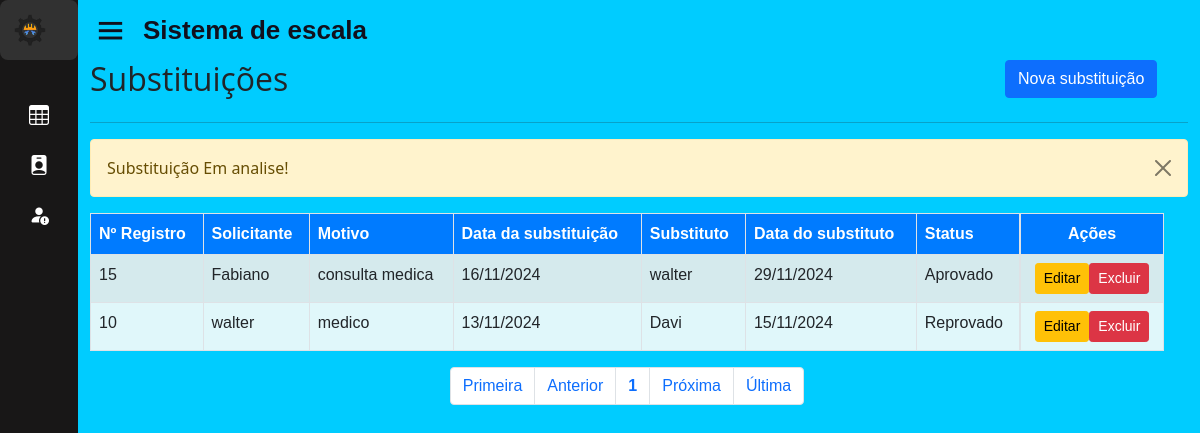
/home.php?page=lista_sub&msg=6 (signed in), run on an earlier commit of the app's database.
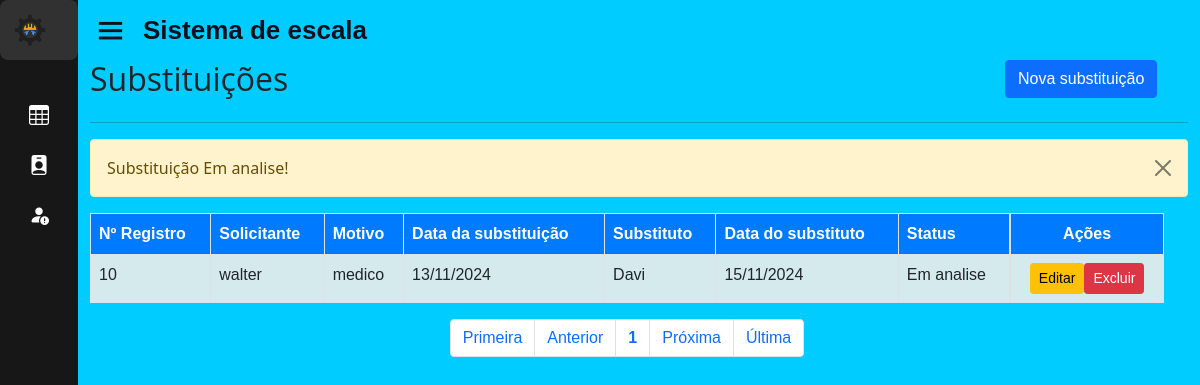
And on a later commit of the database.
### tables this page shows
CREATE TABLE IF NOT EXISTS `substituicao` (
  `id` int(11) NOT NULL AUTO_INCREMENT,
  `solicitante` varchar(50) NOT NULL DEFAULT '',
  `motivo` varchar(50) NOT NULL,
  `data_solic` date NOT NULL,
  `substituto` varchar(50) NOT NULL DEFAULT '',
  `data_subs` date DEFAULT NULL,
  `ativo_sub` enum('Em analise','Aprovado','Reprovado') NOT NULL,
  `data_aprovacao` datetime DEFAULT NULL,
  `id_esc` int(11) DEFAULT NULL,
  PRIMARY KEY (`id`),
  KEY `id_esc` (`id_esc`),
  CONSTRAINT `substituicao_ibfk_3` FOREIGN KEY (`id_esc`) REFERENCES `escala` (`id_esc`) ON DELETE CASCADE ON UPDATE CASCADE
);

### sis/substituicao/lista_sub.php (the view, shortened to what the changed rows need)
<div id="main" class="container-fluid">
	<div id="top" class="row">
		<div class="col-md-10">
			<h2>Substituições</h2>
		</div>
	</div>
		<div id="list" class="row">
			<div class="table-responsive col-md-12">
				<?php
					$data = mysqli_query($con, "select * from substituicao order by id desc;") or die(mysqli_error($con));
					if (isset($_SESSION['UsuarioNivel']) && $_SESSION['UsuarioNivel'] == 1) {
						echo "<table class='table table-striped table-bordered' style='background-color: #e0f7fa;' cellspacing='0' cellpadding='0'>";
						echo "<thead style='background-color: #007bff; color: white;'>";
						echo "<tr>";
						echo "<td><strong>Nº Registro</strong></td>";
						echo "<td><strong>Solicitante</strong></td>";
						echo "<td><strong>Motivo</strong></td>";
						echo "<td><strong>Data da substituição</strong></td>";
						echo "<td><strong>Substituto</strong></td>";
						echo "<td><strong>Data do substituto</strong></td>";
						echo "<td><strong>Status</strong></td>";
						echo "<td class='actions d-flex justify-content-center'><strong>Ações</strong></td>";
						echo "</tr></thead><tbody>";
						while ($info = mysqli_fetch_array($data)) {
							echo "<tr>";
							echo "<td>".$info['id']."</td>";
							echo "<td>".$info['solicitante']."</td>";
							echo "<td>".$info['motivo']."</td>";
							echo "<td class='d-none d-md-table-cell'>".(!empty($info['data_solic']) ? date('d/m/Y', strtotime($info['data_solic'])) : '')."</td>";
							echo "<td>".$info['substituto']."</td>";
							echo "<td class='d-none d-md-table-cell'>".(!empty($info['data_subs']) ? date('d/m/Y', strtotime($info['data_subs'])) : '')."</td>";
							echo "<td>".$info['ativo_sub']."</td>";
							echo "<td class='actions btn-group-sm d-flex justify-content-center'>";
							echo "<a class='btn btn-warning btn-xs' href=?page=fedita_sub&id=".$info['id']."> Editar </a>";
							echo "<a href=?page=excluir_sub&id=".$info['id']." class='btn btn-danger btn-xs '> Excluir </a></td>";
							echo "</tr>";
						}
						echo "</tbody></table>";
					} else if (isset($_SESSION['UsuarioNivel']) && $_SESSION['UsuarioNivel'] == 2) {
						echo "<table class='table table-striped table-bordered' style='background-color: #e0f7fa;' cellspacing='0' cellpadding='0'>";
						echo "<thead style='background-color: #007bff; color: white;'>";
						echo "<tr>";
						echo "<td><strong>Nº Registro</strong></td>";
						echo "<td><strong>Solicitante</strong></td>";
						echo "<td><strong>Motivo</strong></td>";
						echo "<td><strong>Status</strong></td>";
						echo "<td class='actions d-flex justify-content-center'><strong>Ações</strong></td>";
						echo "</tr></thead><tbody>";
						while ($info = mysqli_fetch_array($data)) {
							echo "<tr>";
							echo "<td>".$info['id']."</td>";
							echo "<td>".$info['solicitante']."</td>";
							echo "<td>".$info['motivo']."</td>";
							echo "<td>".$info['ativo_sub']."</td>";
							echo "<td class='actions btn-group-sm d-flex justify-content-center'>";
							echo "<a class='btn btn-info btn-xs' href=?page=view_sub&id=".$info['id']."> Visualizar </a>";
							if ($info['ativo_sub'] == 'Em analise') {
								echo "<a class='btn btn-success btn-xs' href=?page=aprovar_sub&id=".$info['id'].">&nbsp;&nbsp;&nbsp;Aprovar&nbsp;&nbsp;</a>";
								echo "<a class='btn btn-danger btn-xs' href=?page=reprovar_sub&id=".$info['id']."> Reprovar </a>";
							} else if ($info['ativo_sub'] == 'Aprovado') {
								echo "<a class='btn btn-danger btn-xs' href=?page=reprovar_sub&id=".$info['id'].">&nbsp;&nbsp;&nbsp;Reprovar&nbsp;&nbsp;</a>";
								echo "<a class='btn btn-warning btn-xs' href=?page=analise_sub&id=".$info['id']."> Em Analise </a>";
							} else {
								echo "<a class='btn btn-success btn-xs' href=?page=aprovar_sub&id=".$info['id'].">&nbsp;&nbsp;&nbsp;Aprovar&nbsp;&nbsp;</a>";
								echo "<a class='btn btn-warning btn-xs' href=?page=analise_sub&id=".$info['id']."> Em Analise </a>";
							}
							echo "</tr>";
						}
						echo "</tbody></table>";
					}else if (isset($_SESSION['UsuarioNivel']) && $_SESSION['UsuarioNivel'] == 3) {
						echo "<table class='table table-striped table-bordered' style='background-color: #e0f7fa;' cellspacing='0' cellpadding='0'>";
						echo "<thead style='background-color: #007bff; color: white;'>";
						echo "<tr>";
						echo "<td><strong>Nº Registro</strong></td>";
						echo "<td><strong>Solicitante</strong></td>";
						echo "<td><strong>Motivo</strong></td>";
						echo "<td><strong>Status</strong></td>";
						echo "<td class='actions d-flex justify-content-center'><strong>Ações</strong></td>";
						echo "</tr></thead><tbody>";
						while ($info = mysqli_fetch_array($data)) {
							echo "<tr>";
							echo "<td>".$info['id']."</td>";
							echo "<td>".$info['solicitante']."</td>";
							echo "<td>".$info['motivo']."</td>";
							echo "<td>".$info['ativo_sub']."</td>";
							echo "<td class='actions btn-group-sm d-flex justify-content-center'>";
							echo "<a class='btn btn-info btn-xs' href=?page=view_sub&id=".$info['id']."> Visualizar </a>";
							if ($info['ativo_sub'] == 'Em analise') {
								echo "<a class='btn btn-success btn-xs' href=?page=aprovar_sub&id=".$info['id'].">&nbsp;&nbsp;&nbsp;Aprovar&nbsp;&nbsp;</a>";
								echo "<a class='btn btn-danger btn-xs' href=?page=reprovar_sub&id=".$info['id']."> Reprovar </a>";
								echo "<a class='btn btn-warning btn-xs' href=?page=fedita_sub&id=".$info['id']."> Editar </a>";
								echo "<a href=?page=excluir_sub&id=".$info['id']." class='btn btn-danger btn-xs '> Excluir </a></td>";
							} else if ($info['ativo_sub'] == 'Aprovado') {
								echo "<a class='btn btn-danger btn-xs' href=?page=reprovar_sub&id=".$info['id'].">&nbsp;&nbsp;&nbsp;Reprovar&nbsp;&nbsp;</a>";
								echo "<a class='btn btn-warning btn-xs' href=?page=analise_sub&id=".$info['id']."> Em Analise </a>";
								echo "<a class='btn btn-warning btn-xs' href=?page=fedita_sub&id=".$info['id']."> Editar </a>";
								echo "<a href=?page=excluir_sub&id=".$info['id']." class='btn btn-danger btn-xs '> Excluir </a></td>";
							} else {
								echo "<a class='btn btn-success btn-xs' href=?page=aprovar_sub&id=".$info['id'].">&nbsp;&nbsp;&nbsp;Aprovar&nbsp;&nbsp;</a>";
								echo "<a class='btn btn-warning btn-xs' href=?page=analise_sub&id=".$info['id']."> Em Analise </a>";
								echo "<a class='btn btn-warning btn-xs' href=?page=fedita_sub&id=".$info['id']."> Editar </a>";
								echo "<a href=?page=excluir_sub&id=".$info['id']." class='btn btn-danger btn-xs '> Excluir </a></td>";
							}
							echo "</tr>";
						}
						echo "</tbody></table>";
					}
				?>
			</div>
		</div>
</div>

What changed in the data, as far as the page shows it:
removed substituicao: id "15", solicitante "Fabiano", motivo "consulta medica", data_solic "16/11/2024", substituto "walter", data_subs "29/11/2024", ativo_sub "Aprovado"
changed substituicao "walter": ativo_sub "Reprovado" → "Em analise"
